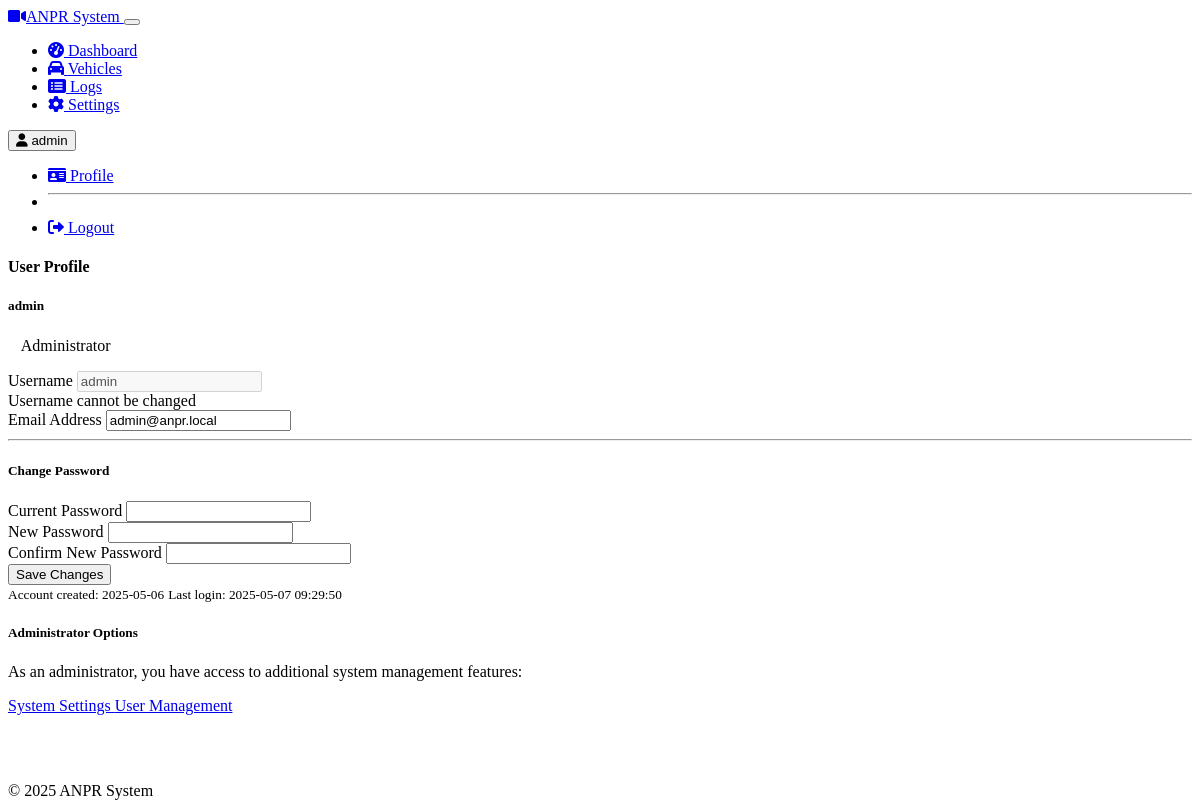
Before: /auth/profile (signed in) with the older database file.
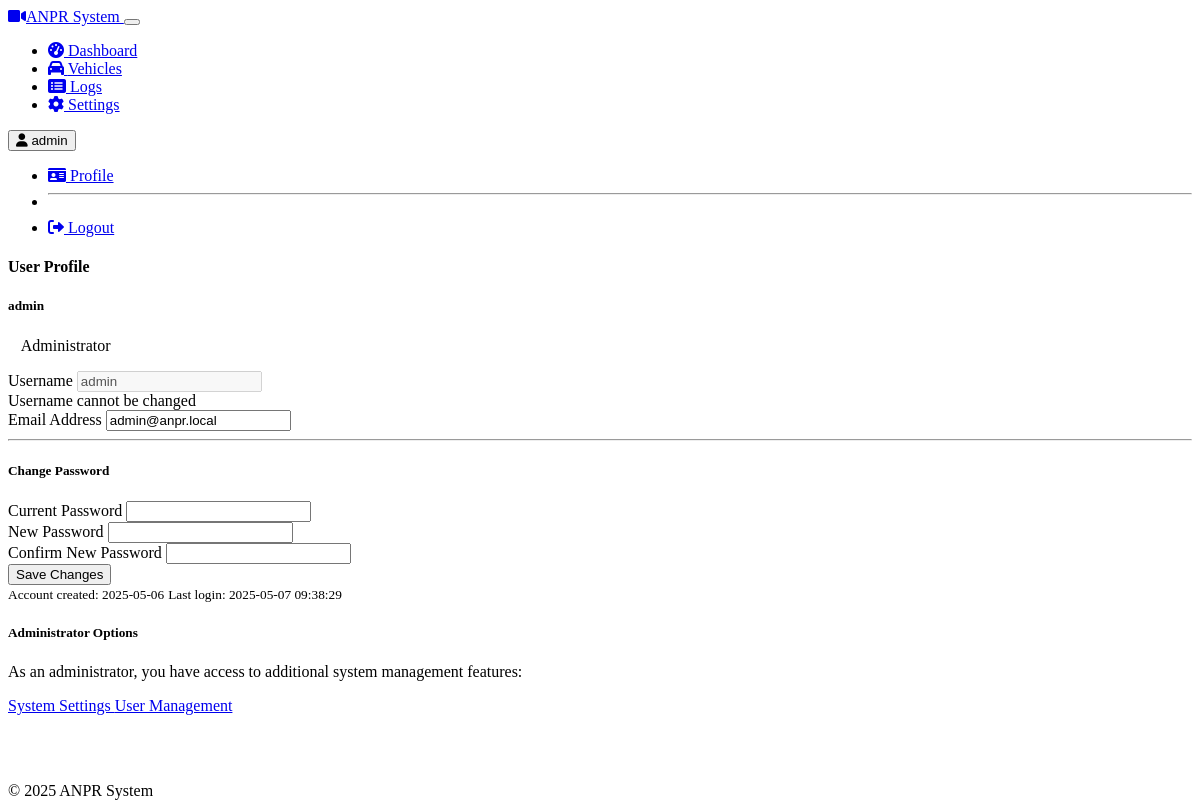
After: the same page with the newer database file.
### models.py (models this page shows)
class User(user_mixin_base, db.Model):
    id = db.Column(db.Integer, primary_key=True)
    username = db.Column(db.String(64), unique=True, nullable=False)
    email = db.Column(db.String(120), unique=True, nullable=False)
    password_hash = db.Column(db.String(256), nullable=False)
    is_admin = db.Column(db.Boolean, default=False)
    created_at = db.Column(db.DateTime, default=datetime.utcnow)
    last_login = db.Column(db.DateTime)

### routes/auth.py (the view, shortened to what this page needs)
@auth_bp.route('/profile', methods=['GET', 'POST'])
@login_required
def profile():
    return render_template('profile.html', current_year=datetime.now().year)

### templates/profile.html (shortened to what this page needs)
{% extends "base.html" %}
{% block content %}
<div class="col-md-8 offset-md-2">
    <div class="card shadow">
        <div class="card-header bg-primary text-white">
            <h4 class="mb-0">User Profile</h4>
        </div>
        <div class="card-body">
            <div class="row">
                <div class="col-md-4 text-center mb-4 mb-md-0">
                    <div class="p-3">
                        <h5 class="mt-3">{{ current_user.username }}</h5>
                        <p class="text-muted">
                            {% if current_user.is_admin %}
                            <span class="badge bg-danger">Administrator</span>
                            {% else %}
                            <span class="badge bg-secondary">Standard User</span>
                            {% endif %}
                        </p>
                    </div>
                </div>
                <div class="col-md-8">
                    <form method="POST" action="{{ url_with_token('auth.profile') }}">
                        <div class="mb-3">
                            <label for="username" class="form-label">Username</label>
                            <input type="text" class="form-control" id="username" value="{{ current_user.username }}" disabled>
                            <div class="form-text">Username cannot be changed</div>
                        </div>
                        <div class="mb-3">
                            <label for="email" class="form-label">Email Address</label>
                            <input type="email" class="form-control" id="email" name="email" value="{{ current_user.email }}">
                        </div>
                        <hr>
                        <h5>Change Password</h5>
                        <div class="mb-3">
                            <label for="current_password" class="form-label">Current Password</label>
                            <input type="password" class="form-control" id="current_password" name="current_password">
                        </div>
                        <div class="mb-3">
                            <label for="new_password" class="form-label">New Password</label>
                            <input type="password" class="form-control" id="new_password" name="new_password">
                        </div>
                        <div class="mb-3">
                            <label for="confirm_password" class="form-label">Confirm New Password</label>
                            <input type="password" class="form-control" id="confirm_password" name="confirm_password">
                        </div>
                        <div class="d-grid gap-2">
                            <button type="submit" class="btn btn-primary">
                                Save Changes
                            </button>
                        </div>
                    </form>
                </div>
            </div>
        </div>
        <div class="card-footer">
            <div class="d-flex justify-content-between align-items-center">
                <small class="text-muted">Account created: {{ current_user.created_at.strftime('%Y-%m-%d') }}</small>
                <small class="text-muted">Last login: {% if current_user.last_login %}{{ current_user.last_login.strftime('%Y-%m-%d %H:%M:%S') }}{% else %}Never{% endif %}</small>
            </div>
        </div>
    </div>
    {% if current_user.is_admin %}
    <div class="card mt-4">
        <div class="card-header bg-danger text-white">
            <h5 class="mb-0">Administrator Options</h5>
        </div>
        <div class="card-body">
            <p>As an administrator, you have access to additional system management features:</p>
            <div class="d-grid gap-2 d-md-flex">
                <a href="{{ url_with_token('dashboard.settings') }}" class="btn btn-outline-primary">
                    System Settings
                </a>
                <a href="{{ url_with_token('auth.users') }}" class="btn btn-outline-danger">
                    User Management
                </a>
            </div>
        </div>
    </div>
    {% endif %}
</div>
{% endblock %}

### templates/base.html (shortened to what this page needs)
<!DOCTYPE html>
<html lang="en" data-bs-theme="dark">
<head>
    <link rel="stylesheet" href="https://cdn.replit.com/agent/bootstrap-agent-dark-theme.min.css">
    <link rel="stylesheet" href="/static/css/custom.css">
    <link rel="stylesheet" href="https://cdnjs.cloudflare.com/ajax/libs/font-awesome/6.0.0/css/all.min.css">
</head>
<body>
    <nav class="navbar navbar-expand-md navbar-dark bg-dark mb-4">
        <div class="container-fluid">
            <a class="navbar-brand" href="{% if url_with_token is defined %}{{ url_with_token('dashboard.index') }}{% else %}{{ url_for('dashboard.index') }}{% endif %}">
                <i class="fas fa-video me-2"></i>ANPR System
            </a>
            <button class="navbar-toggler" type="button" data-bs-toggle="collapse" data-bs-target="#navbarCollapse">
            </button>
            <div class="collapse navbar-collapse" id="navbarCollapse">
                <ul class="navbar-nav me-auto mb-2 mb-md-0">
                    <li class="nav-item">
                        <a class="nav-link {% if request.path.split('?')[0] == url_for('dashboard.index').split('?')[0] %}active{% endif %}"
                           href="{% if url_with_token is defined %}{{ url_with_token('dashboard.index') }}{% else %}{{ url_for('dashboard.index') }}{% endif %}">
                            <i class="fas fa-tachometer-alt me-1"></i> Dashboard
                        </a>
                    </li>
                    <li class="nav-item">
                        <a class="nav-link {% if request.path.split('?')[0] == url_for('dashboard.vehicles').split('?')[0] %}active{% endif %}"
                           href="{% if url_with_token is defined %}{{ url_with_token('dashboard.vehicles') }}{% else %}{{ url_for('dashboard.vehicles') }}{% endif %}">
                            <i class="fas fa-car me-1"></i> Vehicles
                        </a>
                    </li>
                    <li class="nav-item">
                        <a class="nav-link {% if request.path.split('?')[0] == url_for('dashboard.logs').split('?')[0] %}active{% endif %}"
                           href="{% if url_with_token is defined %}{{ url_with_token('dashboard.logs') }}{% else %}{{ url_for('dashboard.logs') }}{% endif %}">
                            <i class="fas fa-list-alt me-1"></i> Logs
                        </a>
                    </li>
                    <li class="nav-item">
                        <a class="nav-link {% if request.path.split('?')[0] == url_for('dashboard.settings').split('?')[0] %}active{% endif %}"
                           href="{% if url_with_token is defined %}{{ url_with_token('dashboard.settings') }}{% else %}{{ url_for('dashboard.settings') }}{% endif %}">
                            <i class="fas fa-cog me-1"></i> Settings
                        </a>
                    </li>
                </ul>
                <div class="d-flex">
                    {% if current_user is defined and current_user.is_authenticated %}
                    <div class="dropdown">
                        <button class="btn btn-outline-light dropdown-toggle" type="button" data-bs-toggle="dropdown">
                            <i class="fas fa-user me-1"></i> {{ current_user.username }}
                        </button>
                        <ul class="dropdown-menu dropdown-menu-end">
                            <li>
                                <a class="dropdown-item" href="{% if url_with_token is defined %}{{ url_with_token('auth.profile') }}{% else %}{{ url_for('auth.profile') }}{% endif %}">
                                    <i class="fas fa-id-card me-1"></i> Profile
                                </a>
                            </li>
                            <li><hr class="dropdown-divider"></li>
                            <li>
                                <a class="dropdown-item" href="{% if url_with_token is defined %}{{ url_with_token('auth.logout') }}{% else %}{{ url_for('auth.logout') }}{% endif %}">
                                    <i class="fas fa-sign-out-alt me-1"></i> Logout
                                </a>
                            </li>
                        </ul>
                    </div>
                    {% else %}
                    <a href="{% if url_with_token is defined %}{{ url_with_token('auth.login') }}{% else %}{{ url_for('auth.login') }}{% endif %}" class="btn btn-outline-light">
                        <i class="fas fa-sign-in-alt me-1"></i> Login
                    </a>
                    {% endif %}
                </div>
            </div>
        </div>
    </nav>
    <main class="container">
        {% block content %}{% endblock %}
    </main>
    <footer class="footer mt-auto py-3 bg-dark">
        <div class="container text-center">
            <span class="text-muted">© {{ current_year }} ANPR System</span>
        </div>
    </footer>
</body>
</html>

### static/css/custom.css (style rules this page uses)
body { padding-bottom: 60px; }
.card { transition: transform 0.3s ease; }
footer { position: fixed; bottom: 0; width: 100%; z-index: 100; }
.badge { font-weight: 500; padding: 0.5em 0.8em; }

Changed rows visible on the page:
changed User "admin": last_login "2025-05-07 09:29:50" → "2025-05-07 09:38:29"
